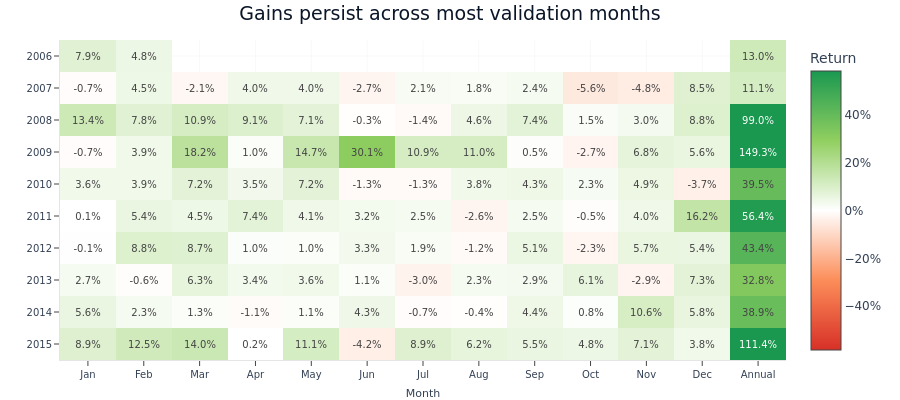

The notebook cell this image was saved under:
### Markdown cell above
**Monthly returns heatmap.** Year×month return surface.

### Code cell
fig_monthly = plot_monthly_returns_heatmap(pa)
fig_monthly.update_layout(title="Gains persist across most validation months")
fig_monthly.show()

### Figure 1 — Plotly figure (JSON) as saved in the notebook; plotly's stock layout.template omitted (floating-point values rounded to 4 significant figures; data arrays with more than 128 entries replaced by an {"elided": "..."} marker saying what was removed)
{"data": [{"colorbar": {"tickformat": ".0%", "title": {"text": "Return"}}, "colorscale": [[0.0, "#d73027"], [0.25, "#fc8d59"], [0.5, "#ffffff"], [0.75, "#91cf60"], [1.0, "#1a9850"]], "hovertemplate": "Year: %{y}<br>Month: %{x}<br>Return: %{z:.2%}<extra></extra>", "text": {"elided": "10x13 str values"}, "textfont": {"size": 10}, "texttemplate": "%{text}", "type": "heatmap", "x": ["Jan", "Feb", "Mar", "Apr", "May", "Jun", "Jul", "Aug", "Sep", "Oct", "Nov", "Dec", "Annual"], "y": [2006, 2007, 2008, 2009, 2010, 2011, 2012, 2013, 2014, 2015], "z": {"elided": "10x13 float values"}, "zmax": 0.5834, "zmin": -0.5834}], "layout": {"font": {"color": "#334155", "family": "DM Sans, DejaVu Sans, sans-serif", "size": 12}, "height": 400, "hoverlabel": {"bgcolor": "white", "font": {"family": "DM Sans, DejaVu Sans, sans-serif", "size": 13}}, "hovermode": "x unified", "margin": {"b": 40, "l": 60, "r": 20, "t": 40}, "paper_bgcolor": "rgba(0,0,0,0)", "plot_bgcolor": "rgba(0,0,0,0)", "showlegend": false, "title": {"text": "Gains persist across most validation months"}, "xaxis": {"gridcolor": "rgba(0,0,0,0.06)", "linecolor": "rgba(0,0,0,0.1)", "title": {"text": "Month"}, "zeroline": false}, "yaxis": {"autorange": "reversed", "gridcolor": "rgba(0,0,0,0.06)", "linecolor": "rgba(0,0,0,0.1)", "title": {"text": ""}, "type": "category", "zeroline": false}}}
